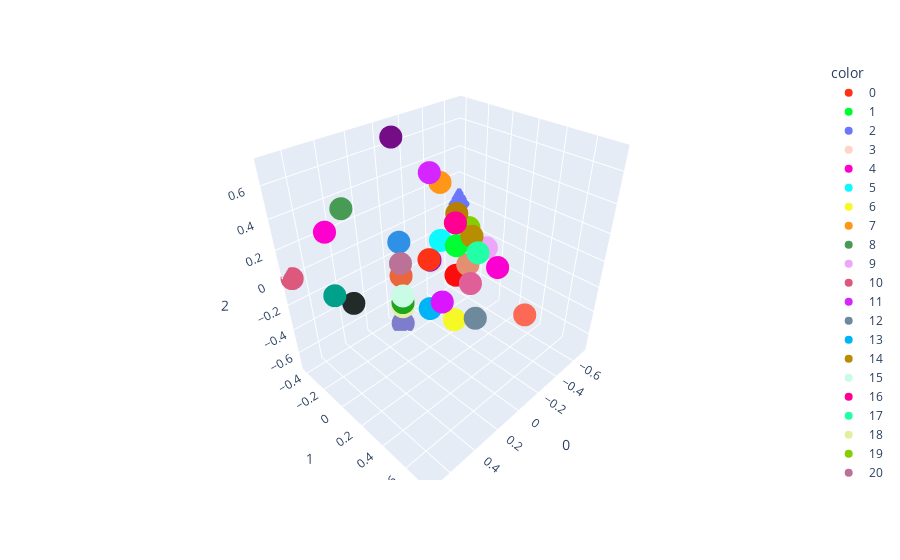

This figure's notebook cell:
### Code cell
def run_visualization_pca(beliefs):
    pca = PCA(n_components=3)
    pca.fit(beliefs)

    return pca



def visualize_ground_truth_simplex_3d(beliefs, belief_labels, pca):

    beliefs_pca = pca.transform(beliefs)

    colors = px.colors.qualitative.Light24 + px.colors.qualitative.Dark24 + px.colors.qualitative.Plotly
    fig = px.scatter_3d(beliefs_pca, x=0, y=1, z=2,
                        color=[str(i) for i in belief_labels],
                        color_discrete_sequence=colors)
    fig.show()

vis_pca = run_visualization_pca(list(msp_belief_index.keys()))
index = list(msp_belief_index.values())
visualize_ground_truth_simplex_3d(list(msp_belief_index.keys()),
                                  list(msp_belief_index.values()),
                                  vis_pca)

### Figure 1 — Plotly figure (JSON) as saved in the notebook; plotly's stock layout.template omitted (floating-point values rounded to 4 significant figures)
{"data": [{"hovertemplate": "color=0<br>0=%{x}<br>1=%{y}<br>2=%{z}<extra></extra>", "legendgroup": "0", "marker": {"color": "#FD3216", "symbol": "circle"}, "mode": "markers", "name": "0", "scene": "scene", "showlegend": true, "type": "scatter3d", "x": [0.1768], "y": [0.2009], "z": [0.1768]}, {"hovertemplate": "color=1<br>0=%{x}<br>1=%{y}<br>2=%{z}<extra></extra>", "legendgroup": "1", "marker": {"color": "#00FE35", "symbol": "circle"}, "mode": "markers", "name": "1", "scene": "scene", "showlegend": true, "type": "scatter3d", "x": [-0.2357], "y": [0.01605], "z": [-2.261e-18]}, {"hovertemplate": "color=2<br>0=%{x}<br>1=%{y}<br>2=%{z}<extra></extra>", "legendgroup": "2", "marker": {"color": "#6A76FC", "symbol": "circle"}, "mode": "markers", "name": "2", "scene": "scene", "showlegend": true, "type": "scatter3d", "x": [-0.7071], "y": [-0.4166], "z": [-4.272e-16]}, {"hovertemplate": "color=3<br>0=%{x}<br>1=%{y}<br>2=%{z}<extra></extra>", "legendgroup": "3", "marker": {"color": "#FED4C4", "symbol": "circle"}, "mode": "markers", "name": "3", "scene": "scene", "showlegend": true, "type": "scatter3d", "x": [-0.3536], "y": [-0.3537], "z": [-0.3536]}, {"hovertemplate": "color=4<br>0=%{x}<br>1=%{y}<br>2=%{z}<extra></extra>", "legendgroup": "4", "marker": {"color": "#FE00CE", "symbol": "circle"}, "mode": "markers", "name": "4", "scene": "scene", "showlegend": true, "type": "scatter3d", "x": [0.4714], "y": [-0.3746], "z": [0.2357]}, {"hovertemplate": "color=5<br>0=%{x}<br>1=%{y}<br>2=%{z}<extra></extra>", "legendgroup": "5", "marker": {"color": "#0DF9FF", "symbol": "circle"}, "mode": "markers", "name": "5", "scene": "scene", "showlegend": true, "type": "scatter3d", "x": [-0.4714], "y": [-0.3746], "z": [-0.2357]}, {"hovertemplate": "color=6<br>0=%{x}<br>1=%{y}<br>2=%{z}<extra></extra>", "legendgroup": "6", "marker": {"color": "#F6F926", "symbol": "circle"}, "mode": "markers", "name": "6", "scene": "scene", "showlegend": true, "type": "scatter3d", "x": [-3.307e-16], "y": [0.2324], "z": [-0.3536]}, {"hovertemplate": "color=7<br>0=%{x}<br>1=%{y}<br>2=%{z}<extra></extra>", "legendgroup": "7", "marker": {"color": "#FF9616", "symbol": "circle"}, "mode": "markers", "name": "7", "scene": "scene", "showlegend": true, "type": "scatter3d", "x": [-0.4714], "y": [-0.3746], "z": [0.2357]}, {"hovertemplate": "color=8<br>0=%{x}<br>1=%{y}<br>2=%{z}<extra></extra>", "legendgroup": "8", "marker": {"color": "#479B55", "symbol": "circle"}, "mode": "markers", "name": "8", "scene": "scene", "showlegend": true, "type": "scatter3d", "x": [0.3536], "y": [-0.3537], "z": [0.3536]}, {"hovertemplate": "color=9<br>0=%{x}<br>1=%{y}<br>2=%{z}<extra></extra>", "legendgroup": "9", "marker": {"color": "#EEA6FB", "symbol": "circle"}, "mode": "markers", "name": "9", "scene": "scene", "showlegend": true, "type": "scatter3d", "x": [-0.3536], "y": [0.1694], "z": [-2.19e-16]}, {"hovertemplate": "color=10<br>0=%{x}<br>1=%{y}<br>2=%{z}<extra></extra>", "legendgroup": "10", "marker": {"color": "#DC587D", "symbol": "circle"}, "mode": "markers", "name": "10", "scene": "scene", "showlegend": true, "type": "scatter3d", "x": [0.7071], "y": [-0.4166], "z": [-2.745e-16]}, {"hovertemplate": "color=11<br>0=%{x}<br>1=%{y}<br>2=%{z}<extra></extra>", "legendgroup": "11", "marker": {"color": "#D626FF", "symbol": "circle"}, "mode": "markers", "name": "11", "scene": "scene", "showlegend": true, "type": "scatter3d", "x": [-0.3536], "y": [-0.3537], "z": [0.3536]}, {"hovertemplate": "color=12<br>0=%{x}<br>1=%{y}<br>2=%{z}<extra></extra>", "legendgroup": "12", "marker": {"color": "#6E899C", "symbol": "circle"}, "mode": "markers", "name": "12", "scene": "scene", "showlegend": true, "type": "scatter3d", "x": [-2.105e-16], "y": [0.4068], "z": [-0.2357]}, {"hovertemplate": "color=13<br>0=%{x}<br>1=%{y}<br>2=%{z}<extra></extra>", "legendgroup": "13", "marker": {"color": "#00B5F7", "symbol": "circle"}, "mode": "markers", "name": "13", "scene": "scene", "showlegend": true, "type": "scatter3d", "x": [0.1768], "y": [0.2009], "z": [-0.1768]}, {"hovertemplate": "color=14<br>0=%{x}<br>1=%{y}<br>2=%{z}<extra></extra>", "legendgroup": "14", "marker": {"color": "#B68E00", "symbol": "circle"}, "mode": "markers", "name": "14", "scene": "scene", "showlegend": true, "type": "scatter3d", "x": [-0.1768], "y": [0.2009], "z": [0.1768]}, {"hovertemplate": "color=15<br>0=%{x}<br>1=%{y}<br>2=%{z}<extra></extra>", "legendgroup": "15", "marker": {"color": "#C9FBE5", "symbol": "circle"}, "mode": "markers", "name": "15", "scene": "scene", "showlegend": true, "type": "scatter3d", "x": [0.3536], "y": [0.1694], "z": [-1.496e-16]}, {"hovertemplate": "color=16<br>0=%{x}<br>1=%{y}<br>2=%{z}<extra></extra>", "legendgroup": "16", "marker": {"color": "#FF0092", "symbol": "circle"}, "mode": "markers", "name": "16", "scene": "scene", "showlegend": true, "type": "scatter3d", "x": [-3.307e-16], "y": [0.2324], "z": [0.3536]}, {"hovertemplate": "color=17<br>0=%{x}<br>1=%{y}<br>2=%{z}<extra></extra>", "legendgroup": "17", "marker": {"color": "#22FFA7", "symbol": "circle"}, "mode": "markers", "name": "17", "scene": "scene", "showlegend": true, "type": "scatter3d", "x": [-2.105e-16], "y": [0.4068], "z": [0.2357]}, {"hovertemplate": "color=18<br>0=%{x}<br>1=%{y}<br>2=%{z}<extra></extra>", "legendgroup": "18", "marker": {"color": "#E3EE9E", "symbol": "circle"}, "mode": "markers", "name": "18", "scene": "scene", "showlegend": true, "type": "scatter3d", "x": [0.2357], "y": [0.01605], "z": [-0.2357]}, {"hovertemplate": "color=19<br>0=%{x}<br>1=%{y}<br>2=%{z}<extra></extra>", "legendgroup": "19", "marker": {"color": "#86CE00", "symbol": "circle"}, "mode": "markers", "name": "19", "scene": "scene", "showlegend": true, "type": "scatter3d", "x": [-0.2828], "y": [0.0774], "z": [0.1414]}, {"hovertemplate": "color=20<br>0=%{x}<br>1=%{y}<br>2=%{z}<extra></extra>", "legendgroup": "20", "marker": {"color": "#BC7196", "symbol": "circle"}, "mode": "markers", "name": "20", "scene": "scene", "showlegend": true, "type": "scatter3d", "x": [0.2828], "y": [0.0774], "z": [0.1414]}, {"hovertemplate": "color=21<br>0=%{x}<br>1=%{y}<br>2=%{z}<extra></extra>", "legendgroup": "21", "marker": {"color": "#7E7DCD", "symbol": "circle"}, "mode": "markers", "name": "21", "scene": "scene", "showlegend": true, "type": "scatter3d", "x": [-6.916e-16], "y": [-0.2907], "z": [-0.7071]}, {"hovertemplate": "color=22<br>0=%{x}<br>1=%{y}<br>2=%{z}<extra></extra>", "legendgroup": "22", "marker": {"color": "#FC6955", "symbol": "circle"}, "mode": "markers", "name": "22", "scene": "scene", "showlegend": true, "type": "scatter3d", "x": [3.009e-17], "y": [0.7555], "z": [-1.087e-17]}, {"hovertemplate": "color=23<br>0=%{x}<br>1=%{y}<br>2=%{z}<extra></extra>", "legendgroup": "23", "marker": {"color": "#E48F72", "symbol": "circle"}, "mode": "markers", "name": "23", "scene": "scene", "showlegend": true, "type": "scatter3d", "x": [-0.2828], "y": [0.0774], "z": [-0.1414]}, {"hovertemplate": "color=24<br>0=%{x}<br>1=%{y}<br>2=%{z}<extra></extra>", "legendgroup": "24", "marker": {"color": "#2E91E5", "symbol": "circle"}, "mode": "markers", "name": "24", "scene": "scene", "showlegend": true, "type": "scatter3d", "x": [0.2357], "y": [0.01605], "z": [0.2357]}, {"hovertemplate": "color=25<br>0=%{x}<br>1=%{y}<br>2=%{z}<extra></extra>", "legendgroup": "25", "marker": {"color": "#E15F99", "symbol": "circle"}, "mode": "markers", "name": "25", "scene": "scene", "showlegend": true, "type": "scatter3d", "x": [-0.1768], "y": [0.2009], "z": [-0.1768]}, {"hovertemplate": "color=26<br>0=%{x}<br>1=%{y}<br>2=%{z}<extra></extra>", "legendgroup": "26", "marker": {"color": "#1CA71C", "symbol": "circle"}, "mode": "markers", "name": "26", "scene": "scene", "showlegend": true, "type": "scatter3d", "x": [0.2828], "y": [0.0774], "z": [-0.1414]}, {"hovertemplate": "color=27<br>0=%{x}<br>1=%{y}<br>2=%{z}<extra></extra>", "legendgroup": "27", "marker": {"color": "#FB0D0D", "symbol": "circle"}, "mode": "markers", "name": "27", "scene": "scene", "showlegend": true, "type": "scatter3d", "x": [-0.2357], "y": [0.01605], "z": [-0.2357]}, {"hovertemplate": "color=28<br>0=%{x}<br>1=%{y}<br>2=%{z}<extra></extra>", "legendgroup": "28", "marker": {"color": "#DA16FF", "symbol": "circle"}, "mode": "markers", "name": "28", "scene": "scene", "showlegend": true, "type": "scatter3d", "x": [0.2357], "y": [0.3648], "z": [-1.08e-16]}, {"hovertemplate": "color=29<br>0=%{x}<br>1=%{y}<br>2=%{z}<extra></extra>", "legendgroup": "29", "marker": {"color": "#222A2A", "symbol": "circle"}, "mode": "markers", "name": "29", "scene": "scene", "showlegend": true, "type": "scatter3d", "x": [0.3536], "y": [-0.3537], "z": [-0.3536]}, {"hovertemplate": "color=30<br>0=%{x}<br>1=%{y}<br>2=%{z}<extra></extra>", "legendgroup": "30", "marker": {"color": "#B68100", "symbol": "circle"}, "mode": "markers", "name": "30", "scene": "scene", "showlegend": true, "type": "scatter3d", "x": [-0.2357], "y": [0.01605], "z": [0.2357]}, {"hovertemplate": "color=31<br>0=%{x}<br>1=%{y}<br>2=%{z}<extra></extra>", "legendgroup": "31", "marker": {"color": "#750D86", "symbol": "circle"}, "mode": "markers", "name": "31", "scene": "scene", "showlegend": true, "type": "scatter3d", "x": [-6.916e-16], "y": [-0.2907], "z": [0.7071]}, {"hovertemplate": "color=32<br>0=%{x}<br>1=%{y}<br>2=%{z}<extra></extra>", "legendgroup": "32", "marker": {"color": "#EB663B", "symbol": "circle"}, "mode": "markers", "name": "32", "scene": "scene", "showlegend": true, "type": "scatter3d", "x": [0.2357], "y": [0.01605], "z": [4.631e-17]}, {"hovertemplate": "color=33<br>0=%{x}<br>1=%{y}<br>2=%{z}<extra></extra>", "legendgroup": "33", "marker": {"color": "#511CFB", "symbol": "circle"}, "mode": "markers", "name": "33", "scene": "scene", "showlegend": true, "type": "scatter3d", "x": [-1.668e-17], "y": [0.01605], "z": [2.203e-17]}, {"hovertemplate": "color=34<br>0=%{x}<br>1=%{y}<br>2=%{z}<extra></extra>", "legendgroup": "34", "marker": {"color": "#00A08B", "symbol": "circle"}, "mode": "markers", "name": "34", "scene": "scene", "showlegend": true, "type": "scatter3d", "x": [0.4714], "y": [-0.3746], "z": [-0.2357]}, {"hovertemplate": "color=35<br>0=%{x}<br>1=%{y}<br>2=%{z}<extra></extra>", "legendgroup": "35", "marker": {"color": "#FB00D1", "symbol": "circle"}, "mode": "markers", "name": "35", "scene": "scene", "showlegend": true, "type": "scatter3d", "x": [-0.2357], "y": [0.3648], "z": [-1.496e-16]}], "layout": {"legend": {"title": {"text": "color"}, "tracegroupgap": 0}, "margin": {"t": 60}, "scene": {"domain": {"x": [0, 1], "y": [0, 1]}, "xaxis": {"title": {"text": "0"}}, "yaxis": {"title": {"text": "1"}}, "zaxis": {"title": {"text": "2"}}}}}
